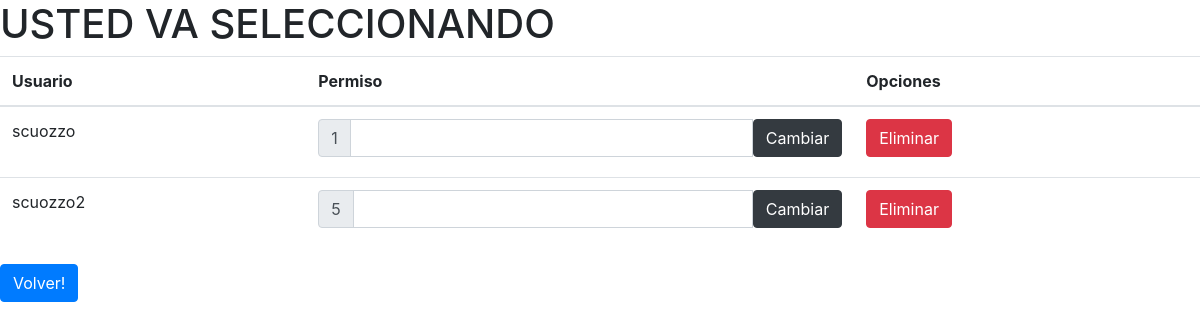
Screenshot of /Usuarios (signed in) with the database file from the repository.
### tables this page shows
CREATE TABLE "usuarios" (
	"id"	INTEGER PRIMARY KEY AUTOINCREMENT,
	"username"	TEXT,
	"password"	TEXT,
	"permiso"	INTEGER
);

### App.py (the view)
@app.route("/Usuarios", methods= ["GET","POST"])
@login_required
def Usuarios():
    if request.method == "GET":
        mysql = sqlite3.connect("./Proyecto.db")
        cur=mysql.cursor()
        cur.execute("SELECT * FROM usuarios")
        data = cur.fetchall()
        return render_template("Usuarios.html",data=data)

### App.py (called while the page is built)
@login_manager.user_loader
def load_user(user_id):
    for user in users:
        if user.id == int(user_id):
            return user
    return None

### templates/Usuarios.html (shortened to what this page needs)
<!DOCTYPE html>
<html lang="en">
<head>
    <link rel="stylesheet" href="https://stackpath.bootstrapcdn.com/bootstrap/4.5.0/css/bootstrap.min.css">
</head>
<body>
    <h1>USTED VA SELECCIONANDO</h1>
    {% if current_user.permiso == 1 %}
    <table class="table">
        <thead>
        <tr>
            <th scope="col">Usuario</th>
            <th scope="col">Permiso</th>
            <th scope="col">Opciones</th>
        </tr>
        </thead>
    <tbody>
        {% for sum in data %}
            <tr>
                <td>{{sum.1}}</td>
                <td>
                    <form action="/Cambiar/{{sum.0}}" method="POST" class="input-group mb-2">
                        <div class="input-group-prepend">
                          <span class="input-group-text">{{sum.3}}</span>
                        </div>
                        <input type="number" class="form-control" style="width: 0.5rem;" name="permiso">
                        <button type="submit" class="btn btn-dark" >Cambiar</button>
                    </form>
                </td>
                <td>
                    <a href="/Eliminar/{{sum.0}}"><button type="button" class="btn btn-danger" >Eliminar</button></a>
                </td>
        {% endfor %}
            </tr>
    </tbody>
</table>
{% endif %}
    <a href="/Ingreso"><button type="button" class="btn btn-primary" >Volver!</button></a>
</body>
</html>

### rows the page displays
usuarios: username "scuozzo", permiso "1"
usuarios: username "scuozzo2", permiso "5"
